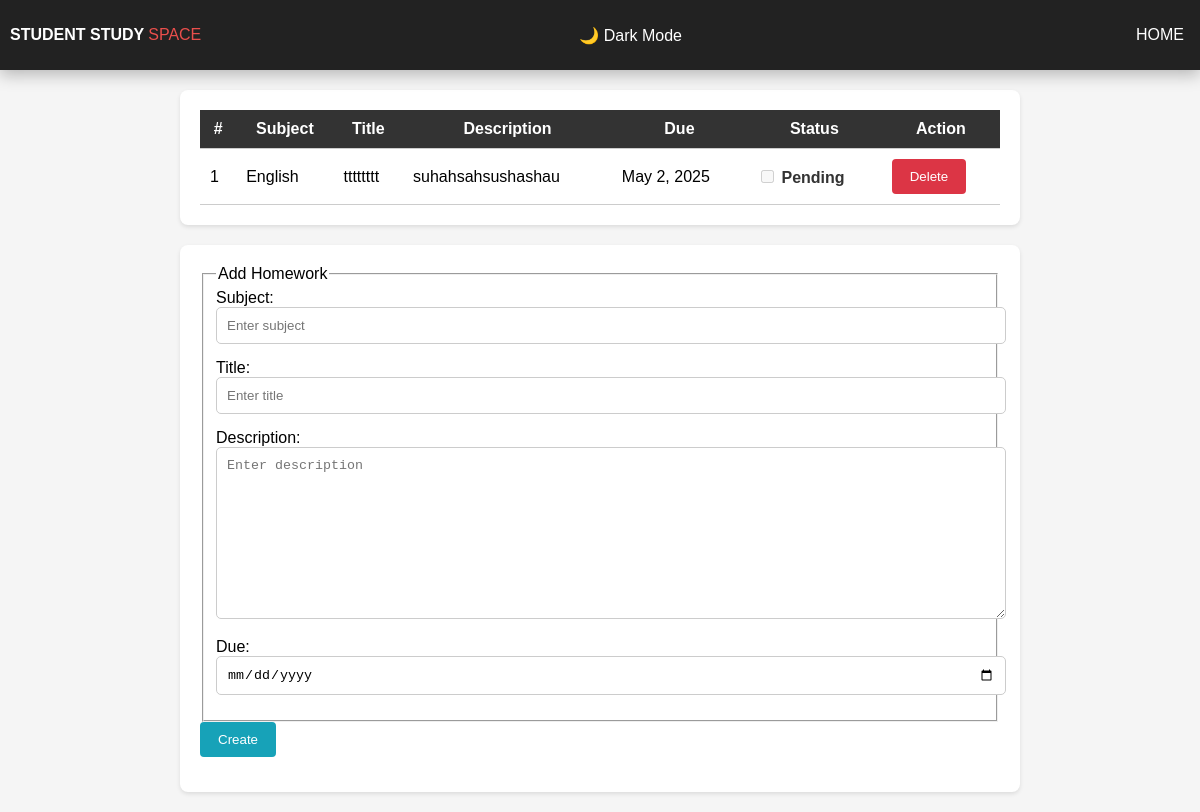
/homework/ (signed in), run on an earlier commit of the app's database.
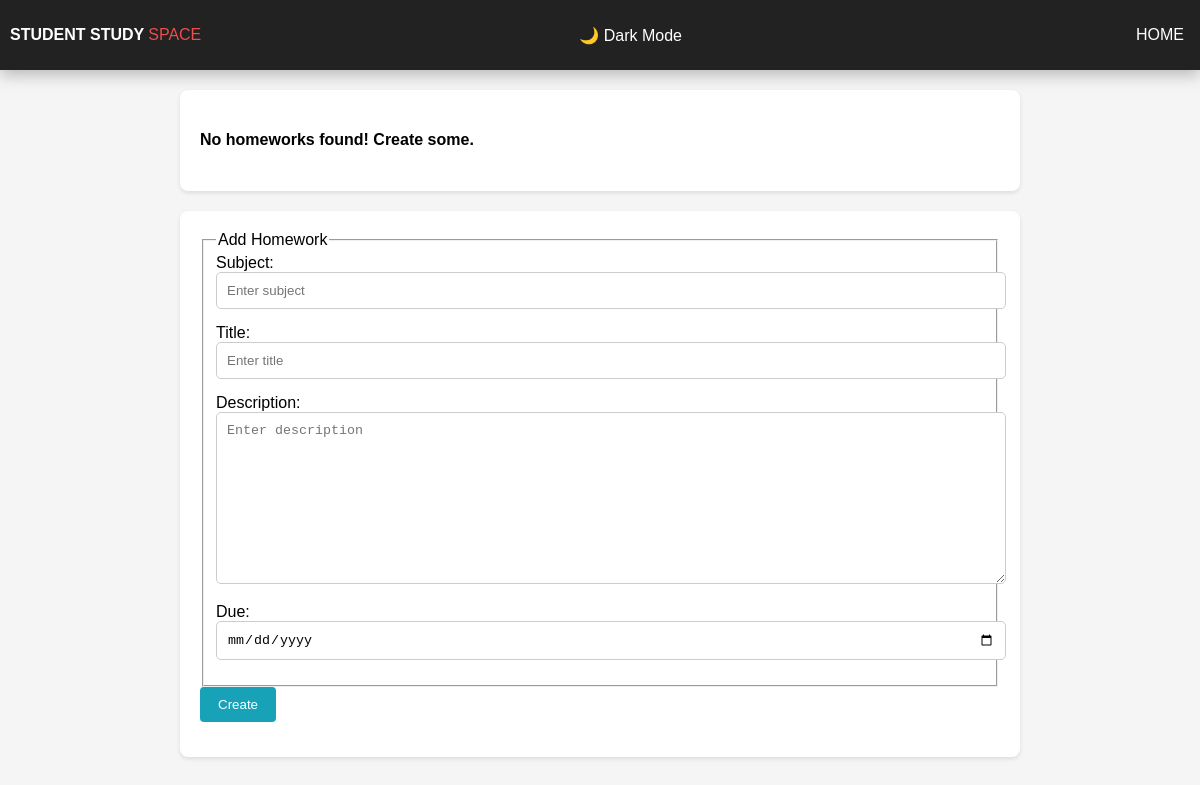
And on a later commit of the database.
### core/models.py (models this page shows, shortened)
class Homework(models.Model):
    user = models.ForeignKey(User, on_delete=models.CASCADE, null=True, blank=True)
    subject = models.CharField(max_length=100)
    title = models.CharField(max_length=200)
    description = models.TextField(max_length=600)
    due = models.DateField()
    is_finished = models.BooleanField(default=False)

### core/views.py (the view, shortened to what this page needs)
# urls.py: path('homework/', homework, name='homework'),
@login_required
def homework(request):
    homeworks = Homework.objects.filter(user=request.user)
    context = {
        'homeworks': homeworks
    }
    return render(request, 'homework.html', context)

### templates/homework.html (shortened to what this page needs)
{% extends "base.html" %}
{% load static %}
{% block content %}
<div class="container">
    {% if homeworks %}
    <table class="table">
        <thead>
            <tr>
                <th>#</th>
                <th>Subject</th>
                <th>Title</th>
                <th>Description</th>
                <th>Due</th>
                <th>Status</th>
                <th>Action</th>
            </tr>
        </thead>
        <tbody>
            {% for homework in homeworks %}
            <tr>
                <td>{{ forloop.counter }}</td>
                <td>{{ homework.subject }}</td>
                <td>{{ homework.title }}</td>
                <td>{{ homework.description }}</td>
                <td>{{ homework.due }}</td>
                <td>
                    <div class="form-check">
                        <input class="form-check-input" type="checkbox" id="homework{{ homework.pk }}" {% if homework.is_finished %} checked {% endif %} disabled>
                        <label class="form-check-label" for="homework{{ homework.pk }}">
                            {% if homework.is_finished %}
                                Completed
                            {% else %}
                                Pending
                            {% endif %}
                        </label>
                    </div>
                </td>
                <td>
                    <form method="POST" action="{% url 'delete_homework' homework.pk %}">
                        <button class="btn btn-outline-danger" type="submit">Delete</button>
                    </form>
                </td>
            </tr>
            {% endfor %}
        </tbody>
    </table>
    {% else %}
    <h4>No homeworks found! Create some.</h4>
    {% endif %}
</div>
<div class="container">
    <form method="POST" action="{% url 'homework' %}">
        <fieldset>
            <legend>Add Homework</legend>
            <div class="form-group">
                <label for="subject">Subject:</label>
                <input type="text" name="subject" id="subject" class="form-control" placeholder="Enter subject" required>
            </div>
            <div class="form-group">
                <label for="title">Title:</label>
                <input type="text" name="title" id="title" class="form-control" placeholder="Enter title" required>
            </div>
            <div class="form-group">
                <label for="description">Description:</label>
                <textarea name="description" id="description" class="form-control" rows="3" placeholder="Enter description"></textarea>
            </div>
            <div class="form-group">
                <label for="due">Due:</label>
                <input type="date" name="due" id="due" class="form-control" required>
            </div>
        </fieldset>
        <div class="form-group">
            <button class="btn btn-outline-info" type="submit">Create</button>
        </div>
    </form>
</div>
{% endblock content %}

### templates/base.html (shortened to what this page needs)
<!DOCTYPE html>
<html lang="en">
<head>
</head>
<body id="body">
    {% include "navbar.html" %}
    {% block content %}{% endblock content %}
</body>
</html>

### templates/navbar.html (shortened to what this page needs)
<nav class="navigationWrapper">
    <div class="logoWrapper">
      <span class="stylish">Student Study</span>
      <span class="logo">SPACE</span>
    </div>
    <button id="theme-toggle" style="margin-right: 20px; background-color: transparent; border: none; color: white; cursor: pointer; font-size: 16px;">
      🌙 Dark Mode
    </button>
    <ul class="navigation">
      <li class="parent"><a class="link" href="{% url "home" %}">Home</a></li>
    </ul>
  </nav>

### templates/navbar.html (style rules this page uses)
body { font-family: "Roboto", sans-serif; margin: 0; padding: 0; }
.navigationWrapper { position: relative; display: flex; align-items: center; justify-content: space-between; padding: 0px; background-color: #222; box-shadow: 0 5px 15px 0 rgba(0, 0, 0, 0.25); color: white; text-transform: uppercase; overflow: hidden; }
.logoWrapper { display: flex; margin-left: 10px; }
.stylish { font-weight: bold; }
.logo { padding-left: 4px; color: #ea4f4c; }
.navigation { display: flex; list-style-type: none; }
.parent { position: relative; padding: 0 10px; cursor: pointer; }
.link { display: block; padding: 10px 6px; text-decoration: none; color: white; transition: all 0.3s ease-in-out; }

### templates/homework.html (style rules this page uses)
body { font-family: Arial, sans-serif; background-color: #f5f5f5; }
.container { max-width: 800px; margin: 20px auto; padding: 20px; background-color: #fff; border-radius: 8px; box-shadow: 0 2px 4px rgba(0, 0, 0, 0.1); }
.btn-outline-info { background-color: #17a2b8; color: #fff; border: 2px solid #17a2b8; padding: 8px 16px; border-radius: 4px; cursor: pointer; text-decoration: none; transition: background-color 0.3s ease; }
.form-group { margin-bottom: 15px; }
.form-control { padding: 10px; border: 1px solid #ccc; border-radius: 5px; width: 100%; }
textarea.form-control { height: 150px; }

What changed in the data, as far as the page shows it:
removed Homework: subject "English", title "tttttttt", description "suhahsahsushashau", due "May 2, 2025", shows "Pending"
Also different on the page:
text no longer shown: "# Subject Title Description Due Status Action"
text now shown: "No homeworks found! Create some."
